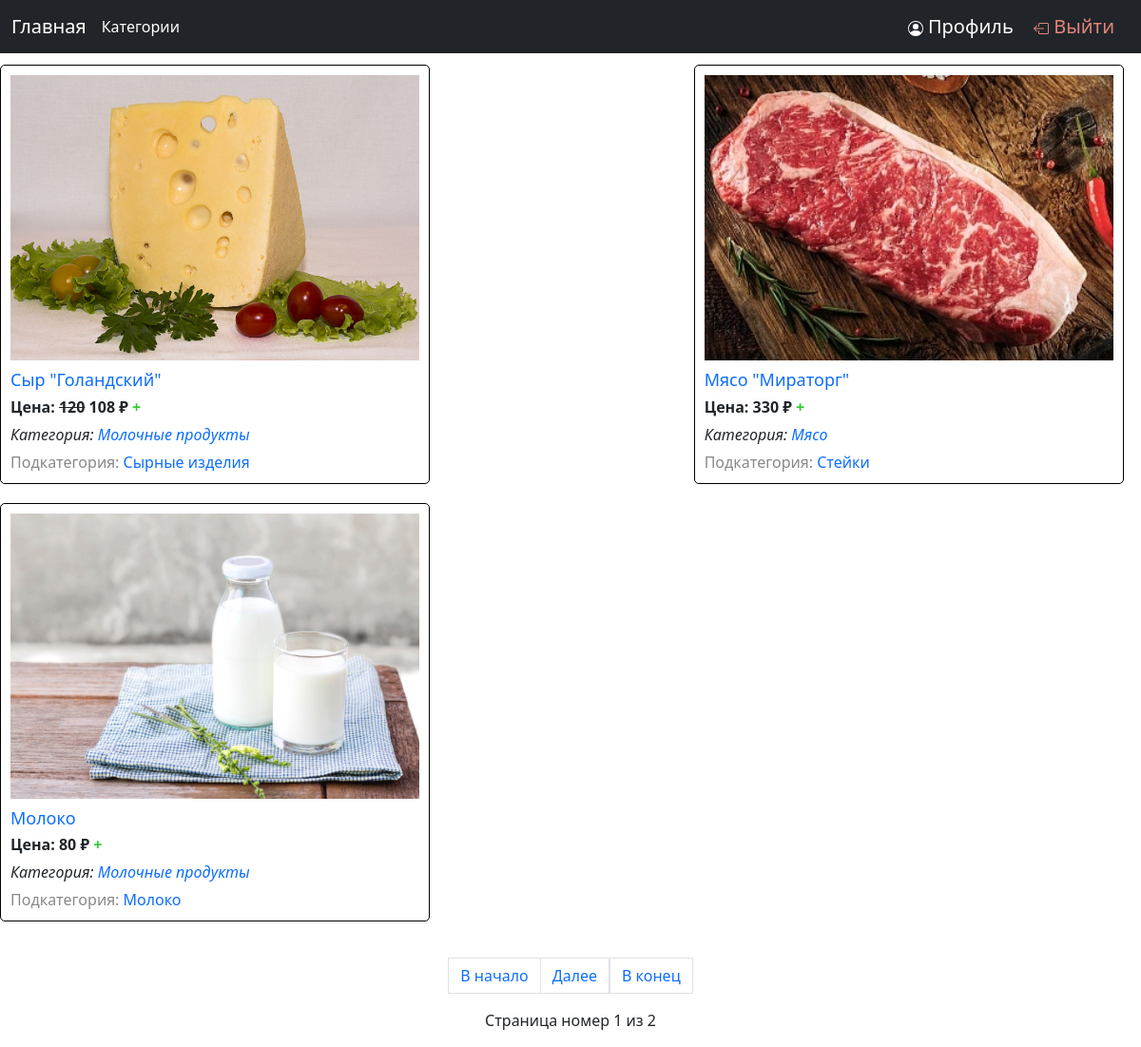
Screenshot of / (signed in) with the database file from the repository.
### products/models.py (models this page shows, shortened)
class Product(models.Model):
    title = models.CharField(max_length=256, unique=True, verbose_name='Название')
    slug = models.SlugField()
    price = models.PositiveIntegerField(verbose_name='Цена')
    photos = models.ManyToManyField(ProductPhoto, related_name='product', verbose_name='Фотографии')
    subcategory = models.ForeignKey('SubCategory', on_delete=models.PROTECT, related_name='product', verbose_name='Подкатегория')
    discount = models.DecimalField(default=0, decimal_places=2, max_digits=4, verbose_name='Скидка')
    showing = models.BooleanField(default=True, verbose_name='Отображать?')
    objects = CustomProductManager()
    def price_with_discount(self) -> int:
        ans = round(self.price - (self.price * (self.discount/100)))
        return ans
    def get_absolute_url(self):
        return reverse('detail', kwargs={'slug': self.slug})
    class Meta:
        verbose_name = 'Продукт'
        verbose_name_plural = 'Продукты'

class ProductPhoto(models.Model):
    product_photo = models.ImageField(upload_to='products/img/')
    class Meta:
        verbose_name = 'Фото продукта'
        verbose_name_plural = 'Фотографии продуктов'

class SubCategory(models.Model):
    title = models.CharField(max_length=64, unique=True, verbose_name='Название')
    slug = models.SlugField()
    image = models.ImageField(upload_to='products/img/', verbose_name='Изображение')
    category = models.ForeignKey(Category, on_delete=models.CASCADE, related_name='subcategories', verbose_name='Категория')
    def get_absolute_url(self):
        return reverse('products_in_category', kwargs={'slug': self.slug})
    def __str__(self):
        return self.title
    class Meta:
        verbose_name = 'Подкатегория'
        verbose_name_plural = 'Подкатегории'

class Category(models.Model):
    title = models.CharField(max_length=64, unique=True, verbose_name='Название')
    slug = models.SlugField()
    image = models.ImageField(upload_to='products/img/', verbose_name='Изображение')
    def get_absolute_url(self):
        return reverse('products_in_category', kwargs={'slug': self.slug})
    def __str__(self):
        return self.title
    class Meta:
        verbose_name = 'Категория'
        verbose_name_plural = 'Категории'

### products/views.py (the view)
# urls.py: path('', views.MainView.as_view(), name='main_page'),
class MainView(ListView, FormView):
    template_name = 'products/main_page.html'
    context_object_name = 'product'
    form_class = UserLoginForm
    paginate_by = 3
    def get_queryset(self):
        products = models.Product.objects.showing_products().select_related('subcategory').all().defer(
            'subcategory__category__slug',
            'subcategory__category__image',
            'subcategory__image',
            'subcategory__slug',
            'showing').order_by('id')
        return products

### products/models.py (called while the page is built)
    def showing_products(self):
        return self.get_queryset().filter(showing=True)

### user_profile/templatetags/tags.py (called while the page is built)
@register.simple_tag(name='get_count')
def get_count(request=None, slug=''):
    try:
        user_session = request.session
        return user_session['products'][slug]['count']
    except:
        return 0

### products/templates/products/main_page.html (shortened to what this page needs)
{% load tags %}
{% load static %}
<!DOCTYPE html>
<html lang="ru">
<head>
     <link href="https://cdn.jsdelivr.net/npm/bootstrap@5.3.0-alpha1/dist/css/bootstrap.min.css" rel="stylesheet">
</head>
<body>
{% include "products/navbar.html" %}
{% include "products/product.html" %}
{% include "products/paginator.html" %}
</body>
</html>

### products/templates/products/product.html (shortened to what this page needs)
{% load static %}
{% load tags %}
<link rel="stylesheet" href="{% static 'css/style.css' %}">
<div class="row">
  {% for item in product %}
  {% get_count request item.slug as get_count %}
  <div class="column">
    <div class="product-card">
      <img src="{{ item.photos.first.product_photo.url }}" width="200px" height="70px">
      <a href="{{ item.get_absolute_url }}"><h3>{{ item.title }}</h3></a>
        {% if item.discount == 0.00 %}
            <div class="price">Цена: {{ item.price }} ₽
        {% else %}
            <div class="price">Цена: <del>{{ item.price }}</del> {{ item.price_with_discount }}  ₽
        {% endif %}
        {% if get_count < 1 and request.user.is_authenticated %}
          <a name="add_product" onclick="addProductToSession('{{ item.slug }}'); this.style.display='none';" href="#" style="color: LimeGreen; margin-right: 4px"><b>+</b></a>
        {% endif %}
            </div>
      <div class="category">
        Категория: <a href="{{ item.subcategory.category.get_absolute_url }}">{{ item.subcategory.category }}</a>
      </div>
      <div class="subcategory">Подкатегория:
        <a href="{{ item.subcategory.get_absolute_url }}">{{ item.subcategory }}</a>
      </div>
    </div>
  </div>
  {% endfor %}
</div>

### static/css/style.css (style rules this page uses)
.row { display: flex; justify-content: space-between; margin-bottom: 1.5%; margin-top: 1%; }
.column { flex-basis: calc(33% - 1.5%); margin-right: 1.5%; }
.product-card { width: 100%; border: 1px solid black; border-radius: 5px; padding: 10px; margin-bottom: 20px; }
.product-card h3 { font-size: 18px; margin-bottom: 5px; }
.product-card .price { font-weight: bold; margin-bottom: 5px; }
.product-card .category { font-style: italic; margin-bottom: 5px; }
.product-card .subcategory { color: #888; }
.product-card img { width: 430px; height: 300px; object-fit: cover; margin-bottom: 10px; }
a { text-decoration: none; }

### rows the page displays
Product: photos.first.product_photo (picture), title "Сыр \"Голандский\"", price "120", price_with_discount "108", subcategory.category "Молочные продукты", subcategory "Сырные изделия"
Product: photos.first.product_photo (picture), title "Мясо \"Мираторг\"", price "330", subcategory.category "Мясо", subcategory "Стейки"
Product: photos.first.product_photo (picture), title "Молоко", price "80", subcategory.category "Молочные продукты", subcategory "Молоко"

### other values shown
{{ page_obj.number }} "1"
{{ page_obj.paginator.num_pages }} "2"
